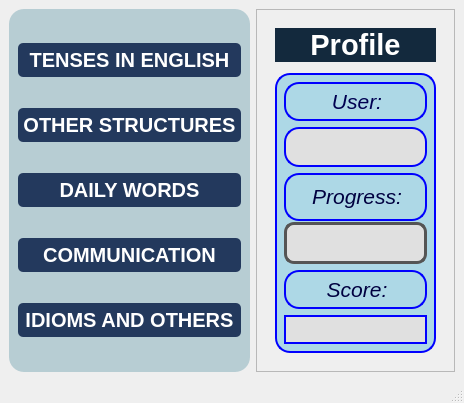
<?xml version="1.0" encoding="UTF-8"?>
<ui version="4.0">
 <class>MainWindow</class>
 <widget class="QMainWindow" name="MainWindow">
  <property name="geometry">
   <rect>
    <x>0</x>
    <y>0</y>
    <width>464</width>
    <height>403</height>
   </rect>
  </property>
  <property name="sizePolicy">
   <sizepolicy hsizetype="Preferred" vsizetype="Preferred">
    <horstretch>0</horstretch>
    <verstretch>0</verstretch>
   </sizepolicy>
  </property>
  <property name="font">
   <font>
    <pointsize>8</pointsize>
   </font>
  </property>
  <property name="windowTitle">
   <string>MainWindow</string>
  </property>
  <property name="autoFillBackground">
   <bool>true</bool>
  </property>
  <property name="styleSheet">
   <string notr="true"/>
  </property>
  <widget class="QWidget" name="centralwidget">
   <property name="sizePolicy">
    <sizepolicy hsizetype="Expanding" vsizetype="Expanding">
     <horstretch>0</horstretch>
     <verstretch>0</verstretch>
    </sizepolicy>
   </property>
   <layout class="QHBoxLayout" name="horizontalLayout_2">
    <item>
     <widget class="QWidget" name="widget_3" native="true">
      <property name="styleSheet">
       <string notr="true">background-color:rgb(183, 205, 211);
border-radius: 15px; </string>
      </property>
      <layout class="QVBoxLayout" name="verticalLayout">
       <item>
        <widget class="QPushButton" name="pBtense">
         <property name="font">
          <font>
           <pointsize>15</pointsize>
           <weight>75</weight>
           <bold>true</bold>
          </font>
         </property>
         <property name="styleSheet">
          <string notr="true">QWidget {
    background-color: #e8f1f2; /* Màu vàng nhạt */
}
QPushButton {
    background-color: #23395d; /*mau xanh  */
    color: white; /* Chữ màu trắng */
    border-radius: 5px;
    padding: 5px;
}

QPushButton:hover {
    background-color: rgb(255, 140, 0); /* Màu cam đậm khi hover */
}</string>
         </property>
         <property name="text">
          <string>TENSES IN ENGLISH</string>
         </property>
        </widget>
       </item>
       <item>
        <widget class="QPushButton" name="pBstruc">
         <property name="font">
          <font>
           <pointsize>15</pointsize>
           <weight>75</weight>
           <bold>true</bold>
          </font>
         </property>
         <property name="styleSheet">
          <string notr="true">QWidget {
    background-color: #e8f1f2; /* Màu vàng nhạt */
}
QPushButton {
    background-color: #23395d; /*mau xanh  */
    color: white; /* Chữ màu trắng */
    border-radius: 5px;
    padding: 5px;
}

QPushButton:hover {
    background-color: rgb(255, 140, 0); /* Màu cam đậm khi hover */
}</string>
         </property>
         <property name="text">
          <string>OTHER STRUCTURES</string>
         </property>
        </widget>
       </item>
       <item>
        <widget class="QPushButton" name="pBdaily">
         <property name="font">
          <font>
           <pointsize>15</pointsize>
           <weight>75</weight>
           <bold>true</bold>
          </font>
         </property>
         <property name="styleSheet">
          <string notr="true">QWidget {
    background-color: #e8f1f2; /* Màu vàng nhạt */
}
QPushButton {
    background-color: #23395d; /*mau xanh  */
    color: white; /* Chữ màu trắng */
    border-radius: 5px;
    padding: 5px;
}

QPushButton:hover {
    background-color: rgb(255, 140, 0); /* Màu cam đậm khi hover */
}</string>
         </property>
         <property name="text">
          <string>DAILY WORDS</string>
         </property>
        </widget>
       </item>
       <item>
        <widget class="QPushButton" name="pBcommu">
         <property name="font">
          <font>
           <pointsize>15</pointsize>
           <weight>75</weight>
           <bold>true</bold>
          </font>
         </property>
         <property name="styleSheet">
          <string notr="true">QWidget {
    background-color: #e8f1f2; /* Màu vàng nhạt */
}
QPushButton {
    background-color: #23395d; /*mau xanh  */
    color: white; /* Chữ màu trắng */
    border-radius: 5px;
    padding: 5px;
}

QPushButton:hover {
    background-color: rgb(255, 140, 0); /* Màu cam đậm khi hover */
}</string>
         </property>
         <property name="text">
          <string>COMMUNICATION</string>
         </property>
        </widget>
       </item>
       <item>
        <widget class="QPushButton" name="pBidoms">
         <property name="font">
          <font>
           <pointsize>15</pointsize>
           <weight>75</weight>
           <bold>true</bold>
          </font>
         </property>
         <property name="styleSheet">
          <string notr="true">QWidget {
    background-color: #e8f1f2; /* Màu vàng nhạt */
}
QPushButton {
    background-color: #23395d; /*mau xanh  */
    color: white; /* Chữ màu trắng */
    border-radius: 5px;
    padding: 5px;
}

QPushButton:hover {
    background-color: rgb(255, 140, 0); /* Màu cam đậm khi hover */
}</string>
         </property>
         <property name="text">
          <string>IDIOMS AND OTHERS</string>
         </property>
        </widget>
       </item>
      </layout>
     </widget>
    </item>
    <item>
     <layout class="QHBoxLayout" name="horizontalLayout">
      <item>
       <widget class="QFrame" name="frame">
        <property name="frameShape">
         <enum>QFrame::StyledPanel</enum>
        </property>
        <property name="frameShadow">
         <enum>QFrame::Raised</enum>
        </property>
        <layout class="QVBoxLayout" name="verticalLayout_2">
         <item>
          <widget class="QWidget" name="widget" native="true">
           <layout class="QGridLayout" name="gridLayout">
            <item row="3" column="1">
             <spacer name="verticalSpacer">
              <property name="orientation">
               <enum>Qt::Vertical</enum>
              </property>
              <property name="sizeType">
               <enum>QSizePolicy::Ignored</enum>
              </property>
              <property name="sizeHint" stdset="0">
               <size>
                <width>20</width>
                <height>44</height>
               </size>
              </property>
             </spacer>
            </item>
            <item row="1" column="1">
             <widget class="QLabel" name="lblprofile">
              <property name="styleSheet">
               <string notr="true">background-color: #13293d;
border-radius: 20px; 
border: rgb(0, 0, 0);</string>
              </property>
              <property name="text">
               <string>&lt;html&gt;&lt;head/&gt;&lt;body&gt;&lt;p align=&quot;center&quot;&gt;&lt;span style=&quot; font-size:22pt; font-weight:600; color:#ffffff;&quot;&gt;Profile&lt;/span&gt;&lt;/p&gt;&lt;/body&gt;&lt;/html&gt;</string>
              </property>
             </widget>
            </item>
            <item row="4" column="1">
             <widget class="QWidget" name="widget_2" native="true">
              <property name="minimumSize">
               <size>
                <width>0</width>
                <height>280</height>
               </size>
              </property>
              <property name="styleSheet">
               <string notr="true"> background-color: lightblue; 
    border-radius: 15px; 
    border: 2px solid blue; 
    padding: 5px;</string>
              </property>
              <layout class="QVBoxLayout" name="verticalLayout_3">
               <item>
                <widget class="QLabel" name="label_4">
                 <property name="text">
                  <string>&lt;html&gt;&lt;head/&gt;&lt;body&gt;&lt;p align=&quot;center&quot;&gt;&lt;span style=&quot; font-size:16pt; font-style:italic; color:#000051;&quot;&gt;User:&lt;/span&gt;&lt;/p&gt;&lt;/body&gt;&lt;/html&gt;</string>
                 </property>
                </widget>
               </item>
               <item>
                <widget class="QLabel" name="lblname">
                 <property name="font">
                  <font>
                   <pointsize>17</pointsize>
                   <weight>75</weight>
                   <bold>true</bold>
                  </font>
                 </property>
                 <property name="whatsThis">
                  <string>&lt;html&gt;&lt;head/&gt;&lt;body&gt;&lt;p align=&quot;center&quot;&gt;&lt;br/&gt;&lt;/p&gt;&lt;/body&gt;&lt;/html&gt;</string>
                 </property>
                 <property name="styleSheet">
                  <string notr="true">background-color: #e0e0e0;
border-radius: 15px; </string>
                 </property>
                 <property name="text">
                  <string/>
                 </property>
                 <property name="alignment">
                  <set>Qt::AlignCenter</set>
                 </property>
                </widget>
               </item>
               <item>
                <widget class="QLabel" name="label_6">
                 <property name="minimumSize">
                  <size>
                   <width>0</width>
                   <height>48</height>
                  </size>
                 </property>
                 <property name="text">
                  <string>&lt;html&gt;&lt;head/&gt;&lt;body&gt;&lt;p align=&quot;center&quot;&gt;&lt;span style=&quot; font-size:16pt; font-style:italic; color:#000040;&quot;&gt;Progress:&lt;/span&gt;&lt;/p&gt;&lt;/body&gt;&lt;/html&gt;</string>
                 </property>
                </widget>
               </item>
               <item>
                <widget class="QProgressBar" name="progressBar">
                 <property name="layoutDirection">
                  <enum>Qt::LeftToRight</enum>
                 </property>
                 <property name="styleSheet">
                  <string notr="true">QProgressBar {
        border: 3px solid #555;
        border-radius: 10px;
        background-color: #e0e0e0;
        text-align: center;
        font-size: 14pt;
        font-weight: bold;
        color: black;
    }
    QProgressBar::chunk {
        background: qlineargradient(
            spread:pad, x1:0, y1:0, x2:1, y2:1, 
            stop:0 #ff0000, stop:0.5 #ffbf00, stop:1 #00ff00
        );
        border-radius: 8px;
    }</string>
                 </property>
                 <property name="textVisible">
                  <bool>false</bool>
                 </property>
                 <property name="format">
                  <string>%p%</string>
                 </property>
                </widget>
               </item>
               <item>
                <widget class="QLabel" name="label_7">
                 <property name="text">
                  <string>&lt;html&gt;&lt;head/&gt;&lt;body&gt;&lt;p align=&quot;center&quot;&gt;&lt;span style=&quot; font-size:16pt; font-style:italic; color:#000040;&quot;&gt;Score:&lt;/span&gt;&lt;/p&gt;&lt;/body&gt;&lt;/html&gt;</string>
                 </property>
                </widget>
               </item>
               <item>
                <widget class="QLabel" name="lblscore">
                 <property name="font">
                  <font>
                   <pointsize>10</pointsize>
                   <weight>75</weight>
                   <bold>true</bold>
                  </font>
                 </property>
                 <property name="whatsThis">
                  <string>&lt;html&gt;&lt;head/&gt;&lt;body&gt;&lt;p align=&quot;center&quot;&gt;&lt;br/&gt;&lt;/p&gt;&lt;/body&gt;&lt;/html&gt;</string>
                 </property>
                 <property name="styleSheet">
                  <string notr="true">background-color: #e0e0e0;
border-radius: 15px; </string>
                 </property>
                 <property name="text">
                  <string/>
                 </property>
                </widget>
               </item>
              </layout>
             </widget>
            </item>
           </layout>
          </widget>
         </item>
        </layout>
       </widget>
      </item>
     </layout>
    </item>
   </layout>
  </widget>
  <widget class="QMenuBar" name="menubar">
   <property name="geometry">
    <rect>
     <x>0</x>
     <y>0</y>
     <width>464</width>
     <height>18</height>
    </rect>
   </property>
  </widget>
  <widget class="QStatusBar" name="statusbar"/>
 </widget>
 <resources>
  <include location="Icons/resources.qrc"/>
 </resources>
 <connections/>
</ui>
